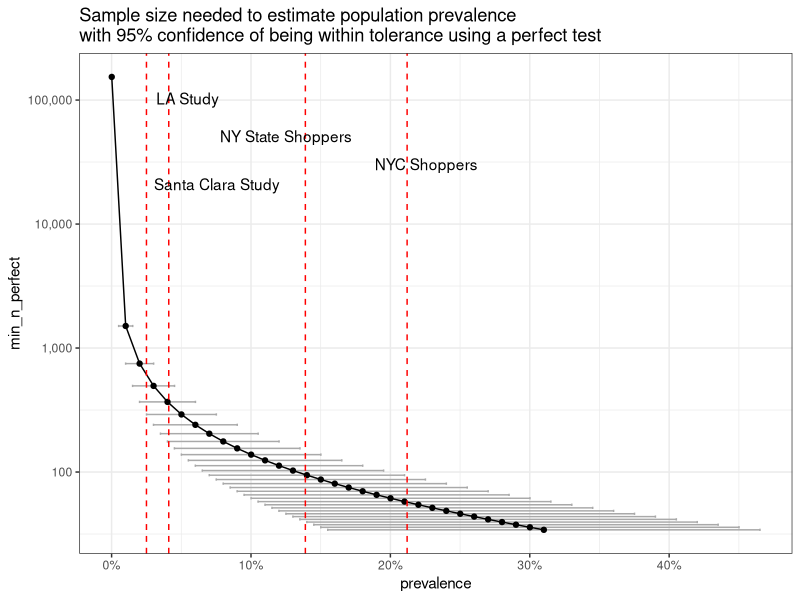
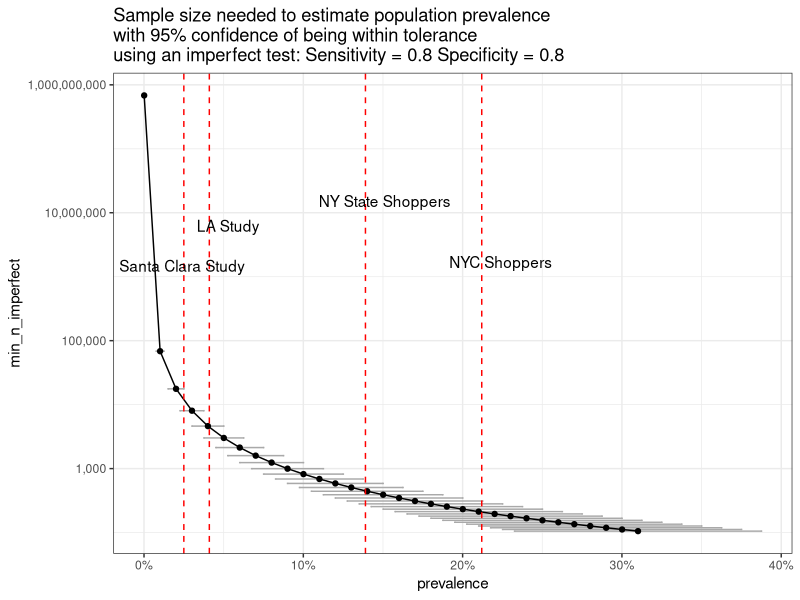
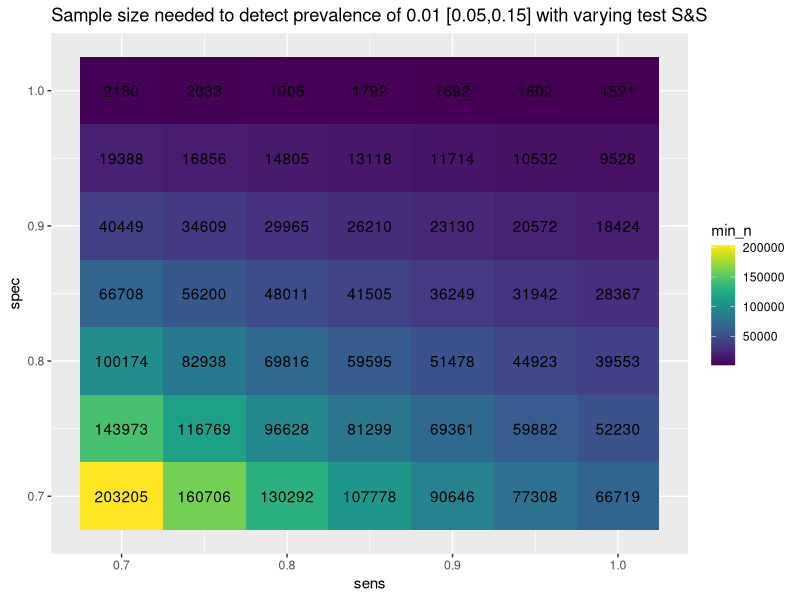
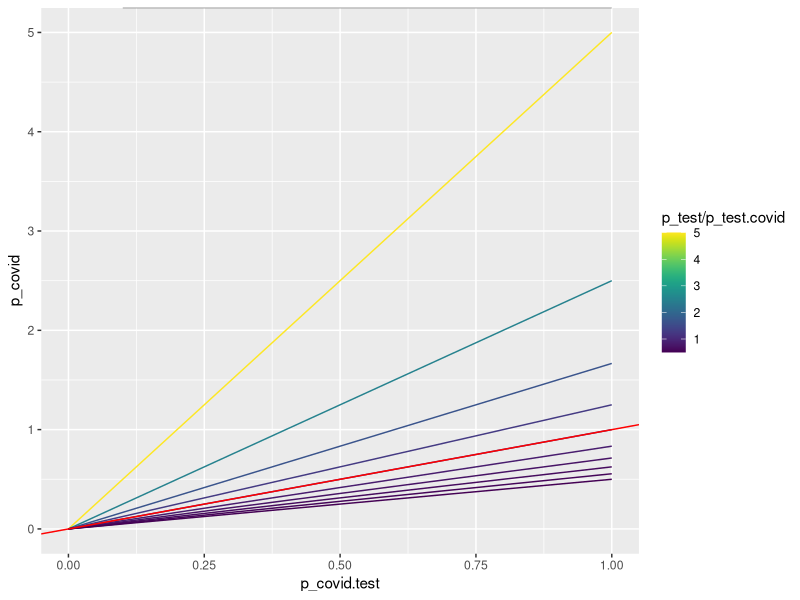

Reproduce these figures in R, in order.
## ---- chunk 1
knitr::opts_chunk$set(echo = TRUE)
library(dplyr)
library(tidyr)
library(ggplot2)
library(ggrepel)
library(viridis)
require(cowplot)
library(scales)
## ---- chunk 2

# Set up data

# Dummy frame for reported prevalence values
reported_prev <- data.frame(
  area = c("NY State Shoppers", "NYC Shoppers", "LA Study", "Santa Clara Study"),
  prev = c(0.139, 0.212, 0.041, 0.025)
)

# Z score for 95% CI
z = 1.96

# PREVALENCE RANGE 
# based on reported prevalences
min_prev = 0.0001 # infinity for zero
max_prev = max(reported_prev$prev + 0.1)

# TOLERANCE LEVEL (ALLOWABLE ERROR)
# Conventionally, an ‘absolute’ allowable error margin d of 5 % is chosen, 
# but, as is common in clinical practice, 
# if expected prevalence P is <10 %, 
# the 95 % confidence boundaries may cross 0, which is impractical.
# A common recommendation is to set d = P/2 for rare 
# and d = (1-P)/2 for very common conditions


# Data frame of prevalence, tolerance, and min n
# Use simple formula for perfect etst
# min_n_perfect: 95% chance of estimating true prevalence at min sample size

result_df <- data.frame(prevalence = seq(min_prev, max_prev, by = .01)) %>%
  mutate(tolerance = ifelse(prevalence < 0.1 | prevalence > 0.9,
                            prevalence/2,
                            prevalence/2),
         min_n_perfect = ((z/tolerance)^2) * prevalence * (1 - prevalence))

# Plot estimates of prevalence vs min n
plot_q1 <- ggplot(data = result_df, 
       aes(x = prevalence, y = min_n_perfect)) +
    geom_errorbarh(aes(xmin = prevalence - tolerance, 
                     xmax = prevalence + tolerance),
                 color = "darkgray") +
  geom_point() +
  geom_line() +

  theme_bw() +
  geom_vline(xintercept = reported_prev$prev, 
             linetype = "dashed", 
             color = "red") +
  geom_text_repel(data = reported_prev,
                    aes(y = sample(10000:100000, nrow(reported_prev)),
                        x = prev,
                        label = area),
                    box.padding = 0.3,
                  point.padding = 0.3,
                    arrow = arrow(ends = "last", length = unit(0.1, "cm"))
                   ) +
  scale_y_log10(labels = comma) +
  scale_x_continuous(labels = percent) +
  ggtitle("Sample size needed to estimate population prevalence\nwith 95% confidence of being within tolerance using a perfect test")

plot_q1

## ---- chunk 3

# Imperfect test - with sensitivity and specificity
# Rogan and Gladen 1978
# Assume normal approximation to binomial distribution

# Vary sensitivity and specificity
# For now hardcode values around Marson paper estimates
sens = 0.8
spec = 0.8

imp_result_df <- result_df %>%
 mutate(sens = sens,
        spec = spec,
        min_n_imperfect = (z/tolerance)^2 * 
          ((sens * prevalence) + (1 - spec)*(1 - prevalence)) * 
          (1 - (sens * prevalence) - (1 - spec)* (1 - prevalence)) / 
          (sens + spec - 1)^2
 )

plot_q2 <- ggplot(data = imp_result_df, 
       aes(x = prevalence, y = min_n_imperfect)) +
    geom_errorbarh(aes(xmin = prevalence - tolerance/2, 
                     xmax = prevalence + tolerance/2),
                 color = "darkgray") +
  geom_point() +
  geom_line() +
  theme_bw() +
  geom_vline(xintercept = reported_prev$prev, 
             linetype = "dashed", 
             color = "red") +
  geom_text_repel(data = reported_prev,
                    aes(y = sample(1000000:10000000, nrow(reported_prev)),
                        x = prev,
                        label = area),
                    box.padding = 0.3,
                  point.padding = 0.3,
                    arrow = arrow(ends = "last", length = unit(0.1, "cm"))
                   ) +
  scale_y_log10(labels = comma) +
  scale_x_continuous(labels = percent) +
  ggtitle(paste0("Sample size needed to estimate population prevalence\nwith 95% confidence of being within tolerance\nusing an imperfect test: Sensitivity = ", sens, " Specificity = ", spec))

plot_q2


## ---- chunk 4

# Use same formula for imperfect test as in Q2
# Set prevalence to 0.1 

# Reported sensitivity and specificity of tests
# Fill in with real data
reported_ss <- data.frame(
  test = c("test1", "test2", "test3"),
  sens = c(0.8,0.9,1),
  spec = c(0.8,0.9,1)
)

set_prev = 0.01
# Now vary sensitivity and specificity

q3_result_df <- data.frame(
  sens = seq(0.7,1, by = 0.05),
  spec = seq(0.7,1, by = 0.05)) %>%
  complete(sens, spec) %>%
 mutate(
   prevalence = set_prev,
   tolerance = ifelse(prevalence < 0.1 | prevalence > 0.9,
                            prevalence/2,
                            0.05),
   min_n = (z/tolerance)^2 * 
          ((sens * prevalence) + (1 - spec)*(1 - prevalence)) * 
          (1 - (sens * prevalence) - (1 - spec)* (1 - prevalence)) / 
          (sens + spec - 1)^2
 )

plot_q3 <- ggplot(data = q3_result_df, 
       aes(x = sens, y = spec)) +
  geom_tile(aes(fill = min_n, label = min_n)) +
  geom_text(aes(label = round(min_n, digits = 0))) +
  ggtitle(paste0("Sample size needed to detect prevalence of ", 
                 set_prev, " [0.05,0.15] with varying test S&S")) +
  scale_fill_viridis(discrete = F)

plot_q3


## ---- chunk 5

p_test = 0.001
p_covid.test = seq(0,1, by = 0.1)
p_test.covid = seq(0, p_test*2, length.out = length(p_covid.test))

df <- data.frame(p_covid.test = p_covid.test,
           p_test.covid = p_test.covid) %>%
  expand(p_covid.test, p_test.covid) %>%
  mutate(p_covid = (p_test/p_test.covid) * p_covid.test) 

ggplot(data = df,
       aes(x =p_covid.test, y = p_covid,
           color = p_test / p_test.covid )) +
  geom_line(aes(group = p_test.covid)) +
  geom_abline(intercept = 0, slope = 1, color = "red") +
  scale_color_viridis(discrete = F)




